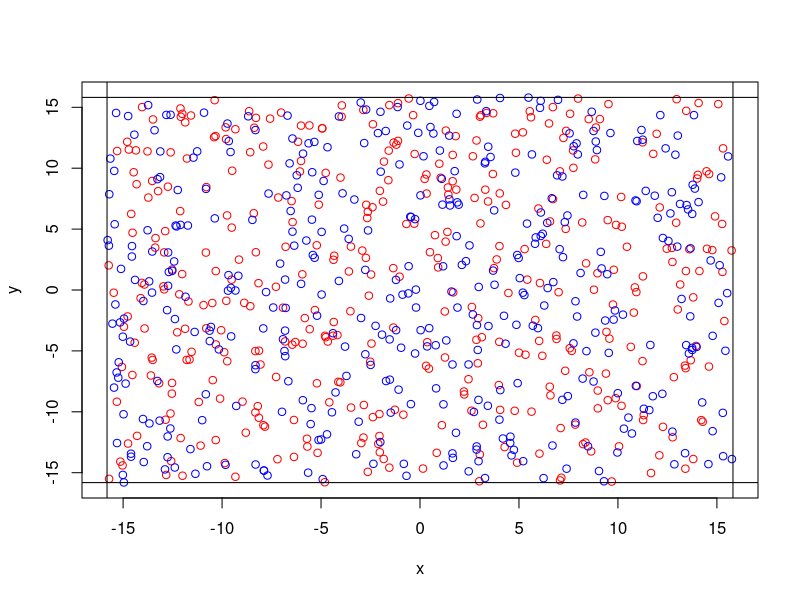
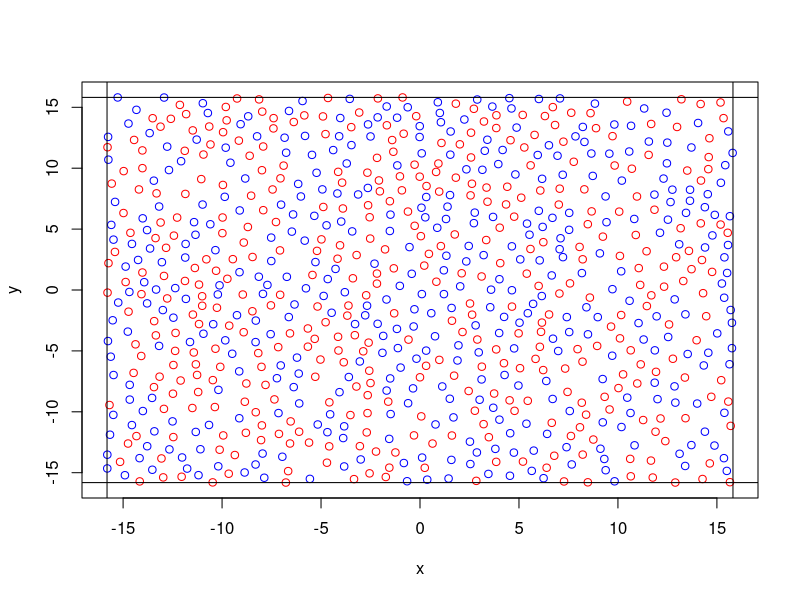

Write the R code that produced these figures, in order. (Note: a time limit stopped this script after it produced the figures.)
## ---- chunk 1
knitr::opts_chunk$set(echo = TRUE)
## ---- chunk 2
# Returns a candidate where the k-th particle was varied.
g <- function(x, k, V, sigma = 1) {
  if (length(x[1,])!=2) print("g is not defined for d!=2")
  
  r <- rnorm(1, mean=0, sd=sigma)
  phi <- runif(1, min=0, max=1)
  pi_const <- 3.14159265359
  
  x[k,] <- x[k,] + c(cos(phi*pi_const), sin(phi*pi_const)) * r
  
  a <- x[k,1]
  b <- x[k,2]
  
  l <- V**(1/2)
  a <- a + l/2
  if (a < 0) a <- a + l
  if (a > l) a <- a - l
  a <- a - l/2
  b <- b + l/2
  if (b < 0) b <- b + l
  if (b > l) b <- b - l
  b <- b - l/2
  x[k,1] <- a
  x[k,2] <- b
  
  return(x)
}

# Returns the target distribution probability up to a normalization factor
pi <- function(x, q, t) {
  n <- length(q)     # Number of particles
  d <- length(x[1,]) # Dimensions
  
  a <- 0 # Coulomb part
  b <- 0 # Hard shell part
  for (i in c(1:(n-1))) {
    for (j in c((i+1):n)) {
      a <- a + q[i] * q[j] / sqrt(sum((x[i,] - x[j,])**2))
      b <- b + 1 / (sqrt(sum((x[i,] - x[j,])**2)))**8
    }
  }
  return(exp(-1/t*(a + b)))
}

pi_quot <- function(y, x, q, k, t) {
  n <- length(q)     # Number of particles
  d <- length(x[1,]) # Dimensions
  
  a <- 0 # Coulomb part
  b <- 0 # Hard shell part
  for (j in c(1:n)[-k]) {
    a <- a + q[k] * q[j] / sqrt(sum((y[k,] - y[j,])**2))
    a <- a - q[k] * q[j] / sqrt(sum((x[k,] - x[j,])**2))
    b <- b + 1 / sum((y[k,] - y[j,])**2)**4
    b <- b - 1 / sum((x[k,] - x[j,])**2)**4
  }
  return(exp(-1/t*(a + b)))
}
## ---- chunk 3
random_walk <- function(N, nPart, vol, t, X0, q) {
  sigma <- 0.8    # Stepwidth
  
  # Create array for N phasespace points of nPart particles in d dimensions.
  X <- array(data = NA, dim = c(N, nPart, d))
  X[1,,] <- X0
  
  # Execute Markov Chain to make new samples:
  accept_rate <- 0
  for (n in c(2:N)) {
    # Generate Y_n
    k <- sample(c(1:nPart), 1)
    y <- g(X[(n-1),,], k, vol, sigma)
    # Set X_n
    if (runif(1) < pi_quot(y, X[(n-1),,], q, k, t)) {
      X[n,,] <- y
      accept_rate <- accept_rate + 1
    } else {
      X[n,,] <- X[(n-1),,]
    }
  }
  print(accept_rate/N*100.)
  return(X)
}
## ---- chunk 4
show_particles <- function(x, q, V){
  l <- V**(1/2)
  plot(NA, xlim=c(-l/2, l/2), ylim=c(-l/2,l/2), xlab='x', ylab='y')
  
  ipos <- which(q==+1)
  posParticles <- x[ipos,]
  points(x=posParticles[,1],y=posParticles[,2], col='red' )
  
  ineg <- which(q==-1)
  negParticles <- x[ineg,]
  points(x=negParticles[,1],y=negParticles[,2], col='blue')
  
  abline(h = -l/2)
  abline(h = +l/2)
  abline(v = -l/2)
  abline(v = +l/2)
}
## ---- chunk 5
d     <- 2    # Number of dimensions
particleDensity <- 0.8
vol   <- 1e3  # Volume of space
N     <- 1e4  # Number of iterations
t     <- 1    # Temperature of heat bath
nPart <- ceiling(vol * particleDensity)  # Number of particles

# Start configuration is chosen uniform randomly in the centered cuboid with volume vol.
X0 <- array(data = runif(nPart*d, min=-vol**(1/d)/2, max=vol**(1/d)/2), dim = c(nPart, d))
# q  <- sample(c(-1,+1), size=nPart, replace=TRUE)
q <- c(rep(+1,ceiling(nPart/2)),rep(-1,floor(nPart/2)))
cat("Number of {positive, negative} particles: {", length(which(q==+1)), ",", length(which(q==-1)),"}\n")

# Show initial distribution
show_particles(X0, q, vol)

X <- random_walk(N, nPart, vol, t, X0, q)

show_particles(X[N,,],q, vol)
## ---- chunk 6
hist_minDists <- rep(Inf, N)
for (n in seq(from=1, to=N, by=ceiling(N/60))) {
  for (i in c(1:(nPart-1))) {
    for (j in c((i+1):nPart)) {
      d <- sqrt(sum((X[n,i,] - X[n,j,])**2))
      if (d < hist_minDists[n]) hist_minDists[n] <- d 
    }
  }
}
hist_minDists[which(hist_minDists==Inf)] <- NA
## ---- chunk 7
idx <- !is.na(hist_minDists)
plot(x=c(1:N)[idx] ,y=hist_minDists[idx], type='b', log='y', ylim=c(0.01,2))
